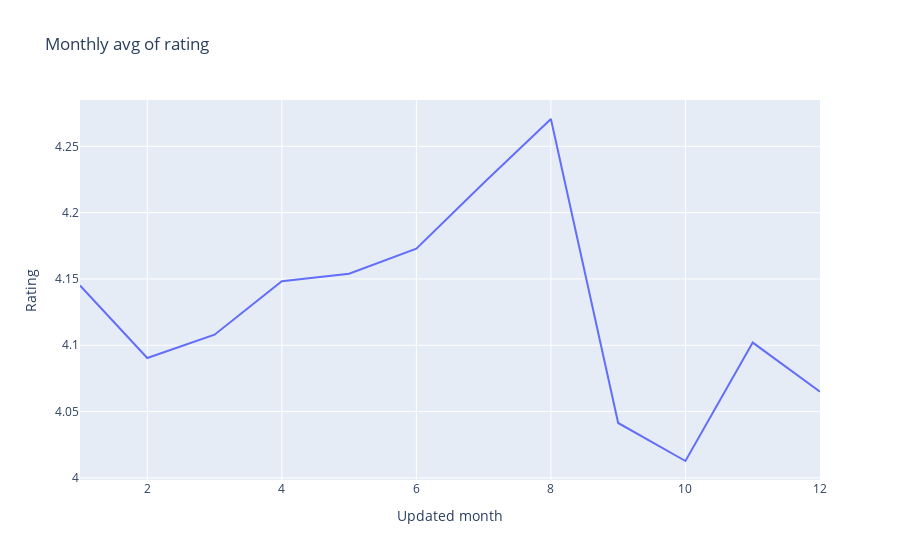

Notebook code cell kept with this figure:
### Code cell
#Prepare the plot
fig=px.line(res1,x="Updated month",y="Rating",title="Monthly avg of rating")
fig.show()

### Figure 1 — Plotly figure (JSON) as saved in the notebook; plotly's stock layout.template omitted (floating-point values rounded to 4 significant figures)
{"data": [{"hovertemplate": "Updated month=%{x}<br>Rating=%{y}<extra></extra>", "legendgroup": "", "line": {"color": "#636efa", "dash": "solid"}, "mode": "lines", "name": "", "orientation": "v", "showlegend": false, "type": "scatter", "x": [1, 2, 3, 4, 5, 6, 7, 8, 9, 10, 11, 12], "xaxis": "x", "y": [4.145, 4.09, 4.108, 4.148, 4.154, 4.173, 4.222, 4.271, 4.041, 4.013, 4.102, 4.065], "yaxis": "y"}], "layout": {"legend": {"tracegroupgap": 0}, "title": {"text": "Monthly avg of rating"}, "xaxis": {"anchor": "y", "domain": [0, 1], "title": {"text": "Updated month"}}, "yaxis": {"anchor": "x", "domain": [0, 1], "title": {"text": "Rating"}}}}
